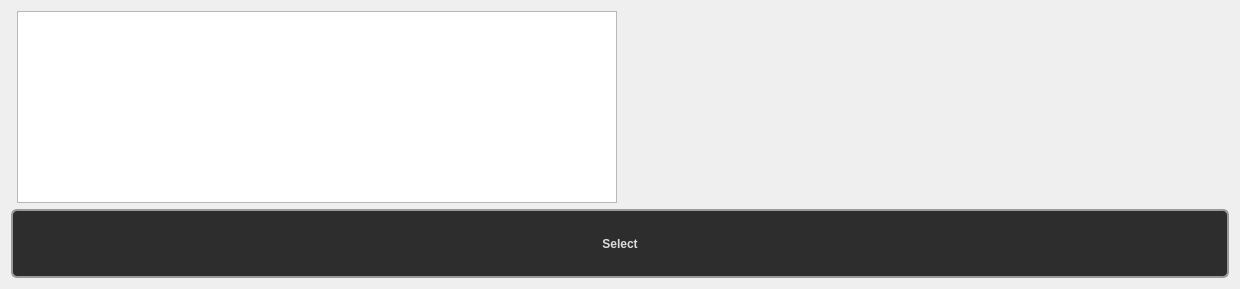
      <widget class="QWidget" name="tab">
       <attribute name="title">
        <string>ObJect_Detection</string>
       </attribute>
       <layout class="QGridLayout" name="gridLayout_4">
        <item row="0" column="1">
         <widget class="QListWidget" name="listWidget">
          <property name="sizePolicy">
           <sizepolicy hsizetype="Expanding" vsizetype="Expanding">
            <horstretch>0</horstretch>
            <verstretch>0</verstretch>
           </sizepolicy>
          </property>
          <property name="minimumSize">
           <size>
            <width>600</width>
            <height>0</height>
           </size>
          </property>
          <property name="maximumSize">
           <size>
            <width>16777215</width>
            <height>16777215</height>
           </size>
          </property>
         </widget>
        </item>
        <item row="1" column="0" colspan="4">
         <widget class="QPushButton" name="Select_btn">
          <property name="minimumSize">
           <size>
            <width>0</width>
            <height>69</height>
           </size>
          </property>
          <property name="styleSheet">
           <string notr="true">QPushButton {
    background-color: #2d2d2d;          /* same tone as slider sub-page */
    border: 2px solid #999;             /* metallic border like slider lever */
    border-radius: 6px;
    padding: 6px 12px;
    color: #dddddd;
    font-weight: bold;
}

/* Hover effect: subtle brightness increase */
QPushButton:hover {
    background-color: #3a3a3a;
    border-color: #ccc;
}

QPushButton:pressed {
    background: qlineargradient(x1:0, y1:0, x2:0, y2:1,
        stop:0 #1a1a2a, stop:0.5 #0a0a1a, stop:1 #00000a);
    color: #a0a0ff;
    border: 2px solid #5555ff;
    text-shadow: 0px 0px 8px rgba(100, 100, 255, 0.7);
    box-shadow: 0px 0px 15px rgba(100, 100, 255, 0.4);
}</string>
          </property>
          <property name="text">
           <string>Select</string>
          </property>
         </widget>
        </item>
        <item row="0" column="2">
         <widget class="QLabel" name="Object_Label">
          <property name="sizePolicy">
           <sizepolicy hsizetype="Expanding" vsizetype="Expanding">
            <horstretch>0</horstretch>
            <verstretch>0</verstretch>
           </sizepolicy>
          </property>
          <property name="minimumSize">
           <size>
            <width>600</width>
            <height>0</height>
           </size>
          </property>
          <property name="text">
           <string/>
          </property>
         </widget>
        </item>
       </layout>
      </widget>
